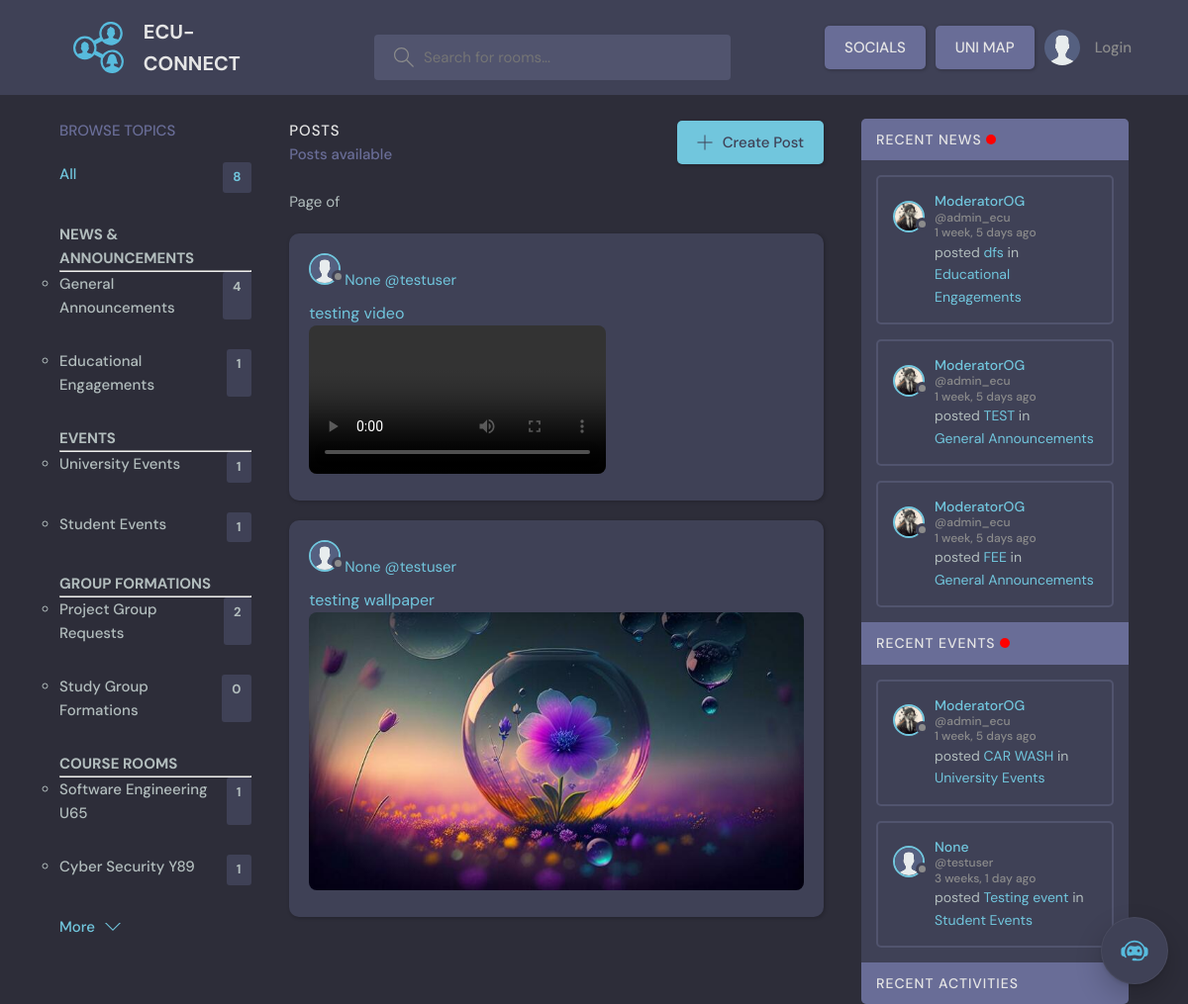
Page /social_page/ on the earlier database version.
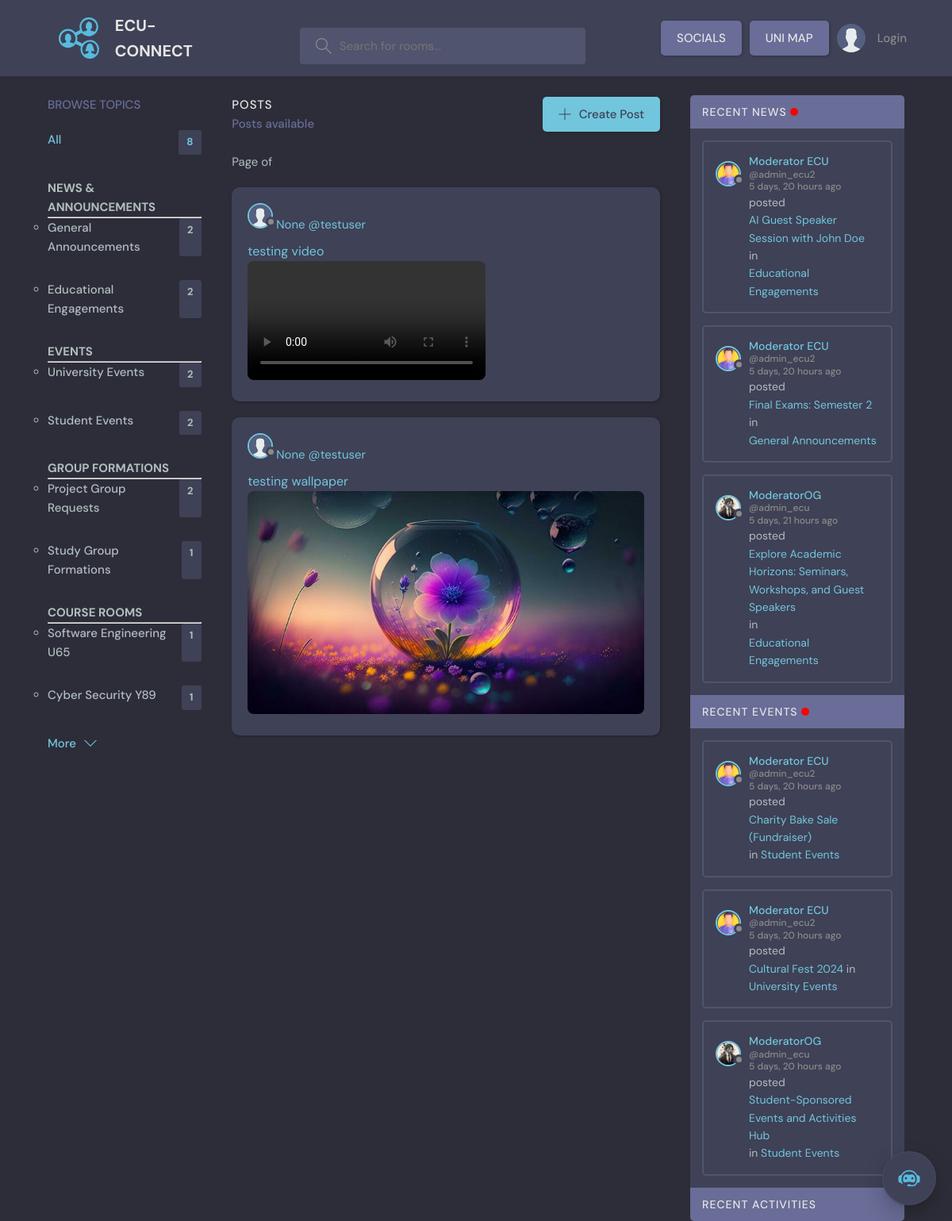
Same page on the later database version.
### base/models.py (models this page shows, shortened)
class Topic(models.Model):
    name = models.CharField(max_length=200)

class SocialPost(models.Model):
    user = models.ForeignKey(User, on_delete=models.CASCADE)
    caption = models.TextField()
    image = models.ImageField(upload_to='social_images', null=True, blank=True)
    video = models.FileField(upload_to='social_videos', null=True, blank=True)
    created = models.DateTimeField(auto_now_add=True)

class User(AbstractUser):
    username = models.CharField(max_length=150, unique=True, null=True)
    name = models.CharField(max_length=200, null=True)
    email = models.EmailField(unique=True, null=True)
    bio = models.TextField(null=True)
    avatar = models.ImageField(null=True, default="avatar.svg")
    USERNAME_FIELD = 'email'
    REQUIRED_FIELDS = ['username']
    notifications = models.ManyToManyField(Notification, related_name='notifications', blank=True)

class Thread(models.Model):
    host = models.ForeignKey(User, on_delete = models.SET_NULL, null=True)
    topic = models.ForeignKey(Topic, on_delete = models.SET_NULL, null=True)
    name = models.CharField(max_length=200)
    description = models.TextField(null = True, blank = True)
    participants = models.ManyToManyField(User, related_name='participants', blank=True)
    updated = models.DateTimeField(auto_now= True)
    created = models.DateTimeField(auto_now_add= True)
    pinned = models.BooleanField(default=False)
    class Meta:
       ordering = ['-updated', '-created']

### base/views.py (the view)
# urls.py: path('social_page/', views.socialPage, name="social_page"),
def socialPage(request):
    posts = SocialPost.objects.all().order_by('-created')
    topics = Topic.objects.all()
    recent_news_threads = Thread.objects.filter(Q(topic__name='General Announcements') | Q(topic__name='Educational Engagements'))[:3]
    recent_events_threads = Thread.objects.filter(Q(topic__name='University Events') | Q(topic__name='Student Events'))[:3]
    context = {'posts': posts, 'topics': topics, 'recent_news_threads': recent_news_threads, 'recent_events_threads': recent_events_threads}
    return render(request, 'base/social_page.html', context)

### base/templates/base/social_page.html (shortened to what this page needs)
{% extends 'main.html' %}
{% block content %}
<main class="layout layout--3">
    <div class="container">
        {% include 'base/topics_component.html' %}
        <div class="roomList">
            <div class="roomList__header">
                <div>
                    <h2>Posts</h2>
                    <p>{{ thread_count }} Posts available</p>
                </div>
                <a class="btn btn--main" href="{% url 'create_social_post' %}">
                    <svg version="1.1" xmlns="http://www.w3.org/2000/svg" width="32" height="32" viewBox="0 0 32 32">
                        <title>add</title>
                        <path d="M16.943 0.943h-1.885v14.115h-14.115v1.885h14.115v14.115h1.885v-14.115h14.115v-1.885h-14.115v-14.115z"></path>
                    </svg>
                    Create Post
                </a>
            </div>
            {% include 'base/feed_component.html' %}
            <div class="social-page__feed">
                {% for post in posts %}
                    <div class="social-page__post">
                        <div class="avatar avatar--small">
                            <img src="{{ post.user.avatar.url }}" />
                        </div>
                        <a href="{% url 'user_profile' post.user.id %}">
                            <span>{{ post.user.name }}</span>
                            <span>@{{ post.user.username }}</span>
                        </a>
                        <p>
                            <a href="{% url 'social_post' post.pk %}">{{ post.caption }}</a>
                        </p>
                        <a href="{% url 'social_post' post.pk %}">
                            {% if post.image %}
                                <img src="{{ post.image.url }}" alt="Post Image">
                            {% elif post.video %}
                                <video controls>
                                    <source src="{{ post.video.url }}" type="video/mp4">
                                </video>
                            {% endif %}
                        </a>
                    </div>
                {% endfor %}
            </div>
        </div>
        {% include 'base/activity_component.html' %}
    </div>
</main>
{% endblock content %}

### templates/main.html (shortened to what this page needs)
<!DOCTYPE html>
{% load static %}
<html lang="en">
  <head>
    <link rel="stylesheet" href="{% static 'styles/style.css' %}" />
  </head>
  <body>
    {% include 'navbar.html' %}
    <div class="chatbot-container">
      <div class="chatbot">
        <img src="/static/images/bot.svg" />
      </div>
    </div>
    {% block content %} {% endblock %}
  </body>
</html>

### templates/navbar.html (shortened to what this page needs)
{% load static %}
<header class="header header--loggedIn">
  <div class="container">
    <a href="{% url 'home' %}" class="header__logo">
      <img src="{% static 'images/logo.svg' %}" />
      <h1>ECU-CONNECT</h1>
    </a>
    <form class="header__search" method="GET" action="{% url 'home' %}">
      <label>
        <input name="q" placeholder="Search for rooms..." />
      </label>
    </form>
    <nav class="header__menu">
      <a href="{% url 'social_page' %}" class="btn btn--dark">SOCIALS</a>
      <a href="{% url 'uni_map' %}" class="btn btn--dark no-wrap">UNI MAP</a>
      {% if request.user.is_authenticated %}
      <a href="{% url 'chats' %}" class="btn btn--dark">CHATS</a>
      <button class="dropdown-button-notification">
        <svg
          xmlns="http://www.w3.org/2000/svg"
          width="96"
          height="96"
          fill="none"
          viewBox="0 0 96 96"
          id="bell"
        >
          <path
            stroke="#000"
            stroke-width="5"
            d="M58 76C58 81.5228 53.299 86 47.5 86 41.701 86 37 81.5228 37 76M24.7911 32.7089C24.7911 20.1671 34.9582 10 47.5 10V10 10C60.0418 10 70.2089 20.1671 70.2089 32.7089V43.4011C70.2089 46.6583 70.9406 49.8739 72.35 52.8103L78.1312 64.8557C80.3871 69.556 76.9614 75 71.7478 75H23.2522C18.0386 75 14.6129 69.556 16.8688 64.8557L22.65 52.8103C24.0594 49.8739 24.7911 46.6583 24.7911 43.4011V32.7089z"
          ></path>
        </svg>
      </button>
      <div class="header__user">
        <a href="{%url 'user_profile' user.id %}">
          {% comment %} {% url 'user-profile' user.id %} {% endcomment %}
          <div class="avatar avatar--medium active">
            <img src="{{request.user.avatar.url}}" />
          </div>
          <p>{{request.user.name}}<span>@{{request.user.username}}</span></p>
        </a>
        <button class="dropdown-button">
          <svg
            version="1.1"
            xmlns="http://www.w3.org/2000/svg"
            width="32"
            height="32"
            viewBox="0 0 32 32"
          >
            <title>chevron-down</title>
            <path d="M16 21l-13-13h-3l16 16 16-16h-3l-13 13z"></path>
          </svg>
        </button>
      </div>
      {% else %}
      <a href="{% url 'login' %}">
        <img src="{% static 'images/avatar.svg' %}" />
        <p>Login</p>
      </a>
      {% endif %}
    </nav>
  </div>
</header>

### base/templates/base/topics_component.html
        <div class="topics">
            <div class="topics__header">
              <h2>Browse Topics</h2>
            </div>
            <ul class="topics__list">
                <li>
                    <a href="{% url 'home' %}" class="active">All <span>{{topics.count}}</span></a>
                </li>
              <li>
                <h4>NEWS & ANNOUNCEMENTS</h4>
                <hr>
                <ul>
                  {% for topic in topics %}
                    {% if topic.name == "General Announcements" or topic.name == "Educational Engagements"  %}
                      <li><strong><a href="{% url 'home' %}?q={{topic.name}}">{{topic.name}}<span>{{topic.thread_set.all.count}}</span></a></strong></li>
                    {% endif %}
                  {% endfor %}
                </ul>
              </li>
              <li>
                <h4>EVENTS</h4>
                <hr>
                <ul>
                  {% for topic in topics %}
                  {% if topic.name == "University Events" or topic.name == "Student Events"  %}
                      <li><strong><a href="{% url 'home' %}?q={{topic.name}}">{{topic.name}}<span>{{topic.thread_set.all.count}}</span></a></strong></li>
                    {% endif %}
                  {% endfor %}
                </ul>
              </li>
              <li>
                <h4>GROUP FORMATIONS</h4>
                <hr>
                <ul>
                  {% for topic in topics %}
                  {% if topic.name == "Project Group Requests" or topic.name == "Study Group Formations"  %}
                      <li> <a href="{% url 'home' %}?q={{topic.name}}">{{topic.name}}<span>{{topic.thread_set.all.count}}</span></a></li>
                    {% endif %}
                  {% endfor %}
                </ul>
              </li>
              <li>
                <h4>COURSE ROOMS</h4>
                <hr>
                <ul>
                  {% for topic in topics %}
                  {% if topic.name == "Software Engineering U65" or topic.name == "Cyber Security Y89"  %}
                      <li><strong><a href="{% url 'home' %}?q={{topic.name}}">{{topic.name}}<span>{{topic.thread_set.all.count}}</span></a></strong></li>
                    {% endif %}
                  {% endfor %}
                </ul>
              </li>
            </ul>
            <a class="btn btn--link" href="topics.html">
              More
              <svg version="1.1" xmlns="http://www.w3.org/2000/svg" width="32" height="32" viewBox="0 0 32 32">
                <title>chevron-down</title>
                <path d="M16 21l-13-13h-3l16 16 16-16h-3l-13 13z"></path>
              </svg>
            </a>
          </div>

### base/templates/base/feed_component.html (shortened to what this page needs)
<div class="pagination">
    <span class="step-links">
        <span class="current">
            Page {{ threads.number }} of {{ threads.paginator.num_pages }}
        </span>
    </span>
</div>

### base/templates/base/activity_component.html (shortened to what this page needs)
<div class="activities">
  <div class="activities__header">
    <h2>RECENT NEWS <div class="flashing-light"></div></h2>
  </div>
  {% for thread in recent_news_threads %}
  <div class="activities__box">
    <div class="activities__boxHeader roomListRoom__header">
      <a href="{% url 'user_profile' thread.host.id %}" class="roomListRoom__author">
        <div class="avatar avatar--small">
          <img src="{{thread.host.avatar.url}}" />
        </div>
        <p>
          {{thread.host.name}}
          <span>@{{thread.host.username}}</span>
          <span>{{thread.created|timesince}} ago</span>
        </p>
      </a>
    </div>
    <div class="activities__boxContent">
      <p>posted <a href="{% url 'thread' thread.id %}">{{ thread.name }}</a> in <a href="{% url 'home' %}?q={{thread.topic.name}}">{{ thread.topic.name }} </a> </p>
    </div>
  </div>
  {% endfor %}
    <div class="activities__header">
      <h2>RECENT EVENTS <div class="flashing-light"></div></h2>
    </div>
    {% for thread in recent_events_threads %}
  <div class="activities__box">
    <div class="activities__boxHeader roomListRoom__header">
      <a href="{% url 'user_profile' thread.host.id %}" class="roomListRoom__author">
        <div class="avatar avatar--small">
          <img src="{{thread.host.avatar.url}}" />
        </div>
        <p>
          {{thread.host.name}}
          <span>@{{thread.host.username}}</span>
          <span>{{thread.created|timesince}} ago</span>
        </p>
      </a>
    </div>
    <div class="activities__boxContent">
      <p>posted <a href="{% url 'thread' thread.id %}">{{ thread.name }}</a> in <a href="{% url 'home' %}?q={{thread.topic.name}}">{{ thread.topic.name }} </a> </p>
    </div>
  </div>
  {% endfor %}
    <div class="activities__header">
      <h2>Recent Activities</h2>
    </div>
  </div>

Differences in the rows shown:
removed Thread: host.avatar (picture), host.name "ModeratorOG", host.username "admin_ecu", created "1 week, 5 days", name "dfs", topic.name "Educational Engagements", shown under "RECENT NEWS"
removed Thread: host.avatar (picture), host.name "ModeratorOG", host.username "admin_ecu", created "1 week, 5 days", name "TEST", topic.name "General Announcements", shown under "RECENT NEWS"
removed Thread: host.avatar (picture), host.name "ModeratorOG", host.username "admin_ecu", created "1 week, 5 days", name "FEE", topic.name "General Announcements", shown under "RECENT NEWS"
removed Thread: host.avatar (picture), host.name "ModeratorOG", host.username "admin_ecu", created "1 week, 5 days", name "CAR WASH", topic.name "University Events", shown under "RECENT EVENTS"
removed Thread: host.avatar (placeholder picture), host.name "None", host.username "testuser", created "3 weeks, 1 day", name "Testing event", topic.name "Student Events", shown under "RECENT EVENTS"
computed for Topic "General Announcements": thread_set.all.count "4" → "2"
computed for Topic "Educational Engagements": thread_set.all.count "1" → "2"
computed for Topic "University Events": thread_set.all.count "1" → "2"
computed for Topic "Student Events": thread_set.all.count "1" → "2"
computed for Topic "Study Group Formations": thread_set.all.count "0" → "1"
added Thread: host.avatar (picture), host.name "Moderator ECU", host.username "admin_ecu2", created "5 days, 20 hours", name "AI Guest Speaker Session with John Doe", topic.name "Educational Engagements", shown under "RECENT NEWS"
added Thread: host.avatar (picture), host.name "Moderator ECU", host.username "admin_ecu2", created "5 days, 20 hours", name "Final Exams: Semester 2", topic.name "General Announcements", shown under "RECENT NEWS"
added Thread: host.avatar (picture), host.name "ModeratorOG", host.username "admin_ecu", created "5 days, 21 hours", name "Explore Academic Horizons: Seminars, Workshops, and Guest Speakers", topic.name "Educational Engagements", shown under "RECENT NEWS"
added Thread: host.avatar (picture), host.name "Moderator ECU", host.username "admin_ecu2", created "5 days, 20 hours", name "Charity Bake Sale (Fundraiser)", topic.name "Student Events", shown under "RECENT EVENTS"
added Thread: host.avatar (picture), host.name "Moderator ECU", host.username "admin_ecu2", created "5 days, 20 hours", name "Cultural Fest 2024", topic.name "University Events", shown under "RECENT EVENTS"
added Thread: host.avatar (picture), host.name "ModeratorOG", host.username "admin_ecu", created "5 days, 20 hours", name "Student-Sponsored Events and Activities Hub", topic.name "Student Events", shown under "RECENT EVENTS"
